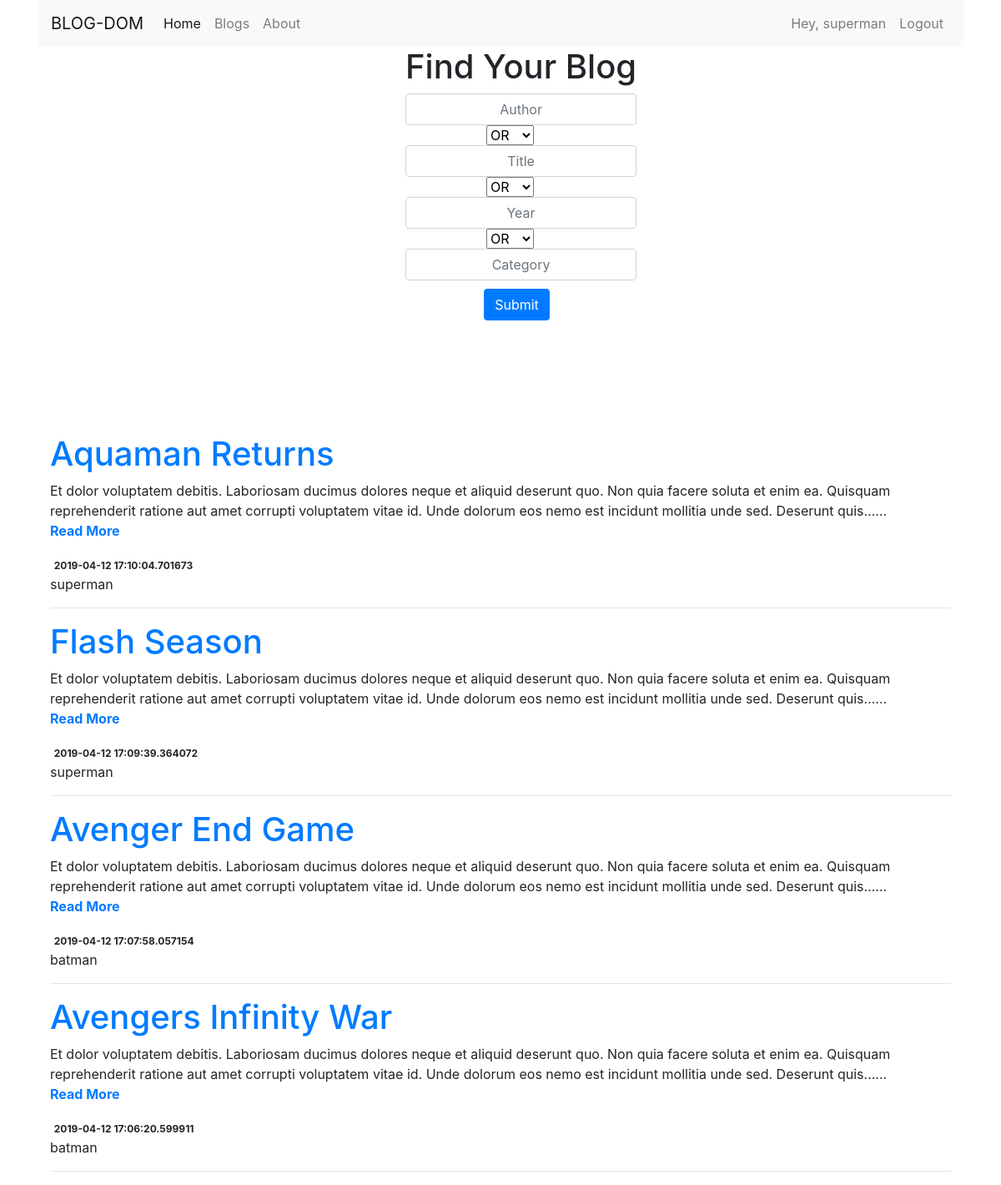
Page / (signed in) on the committed database.
### tables this page shows
CREATE TABLE blog (id integer NOT NULL, title varchar(64) NOT NULL,
        slug varchar(32) NOT NULL, body text NOT NULL, date text, username varchar(16) NOT NULL,
        PRIMARY KEY (id), FOREIGN KEY(username) REFERENCES users(username) ON DELETE CASCADE ON UPDATE CASCADE);

### flaskr/app.py (the view)
@app.route('/')
def index():
    with sqlite3.connect(DATABASE) as c:
        cur = c.cursor()
        cur.execute('SELECT * FROM blog ORDER BY date DESC LIMIT 10;')
        blogs = cur.fetchall()
        if session.get('logged_in'):
            curruser = session['username']
            return render_template('index.html',blogs=blogs,loginstatus='True',curruser=curruser)
        else:
            return render_template('index.html',blogs=blogs,loginstatus='False')
        c.close()

### flaskr/templates/index.html (shortened to what this page needs)
<!DOCTYPE html>
<html lang="en" dir="ltr">
  <head>
    <link rel="stylesheet" href="..assets/css/style.css">
<link rel="stylesheet" href="https://stackpath.bootstrapcdn.com/bootstrap/4.3.1/css/bootstrap.min.css">
<link rel="stylesheet" href="https://use.fontawesome.com/releases/v5.8.1/css/all.css">
<link rel="stylesheet" href="https://use.fontawesome.com/releases/v5.8.1/css/all.css">
</head>
  <body>
    <div class="container">
    <nav class="navbar navbar-expand-lg navbar-light bg-light">
    <a class="navbar-brand" href="#">BLOG-DOM</a>
    <div class="collapse navbar-collapse" id="navbarNav">
      <ul class="navbar-nav">
        <li class="nav-item active">
          <a class="nav-link" href="#">Home <span class="sr-only">(current)</span></a>
        </li>
        <li class="nav-item">
          <a class="nav-link" href="#">Blogs</a>
        </li>
        <li class="nav-item">
          <a class="nav-link" href="#">About</a>
        </li>
      </ul>
      <ul class="navbar-nav ml-auto">
        {% if loginstatus=='True' %}
        <li class="nav-item">
          <a class="nav-link" href="#">Hey, {{ curruser }}</a>
        </li>
        <li class="nav-item">
          <a class="nav-link" href="/logout/">Logout</a>
        </li>
        {% else %}
        <li class="nav-item">
          <a class="nav-link" href="/login/">Login</a>
        </li>
        {% endif %}
      </ul>
    </div>
  </nav>
  </div>
  <div class="container">
      <div class="row">
          <div class="col-xs-12" style="margin-left:40%;">
            <h1 class="text-center">Find Your Blog</h1>
            <form action="/search" method="POST">
  		    <div class="form-group">
                  <input type="text" class="form-control text-center" style="padding:10px;" name="author" placeholder="Author">
                  <select name="tcheck">
                      <option value="OR" selected>OR</option>
                  </select>
                  <input type="text" class="form-control text-center" style="padding:10px;" name="title" placeholder="Title">
                  <select name="ycheck">
                      <option value="OR" selected>OR</option>
                  </select>
                  <input type="text" class="form-control text-center" style="padding:10px;" name="year" placeholder="Year">
                  <select name="ccheck">
                      <option value="OR" selected>OR</option>
                  </select>
                  <input type="text" class="form-control text-center" style="padding:10px;" name="category" placeholder="Category">
                  <span class="form-group-btn">
                      <input class="btn btn-primary text-center" style="margin-left:34%;margin-top:10px;" type="submit">
                  </span>
              </div>
              </form>
          </div>
  	</div>
  </div>
<div class="container" style="margin-top:10%;">
<div class="col-md-12">
  {% for blog in blogs %}
    <h1><a href="./blog/{{blog[2]}}/{{blog[0]}}">{{blog[1]}}</a></h1>
    <p>{{blog[3]}}...<br><a href="./blog/{{blog[2]}}/{{blog[0]}}"><b>Read More</b></a></p>
    <div>
<span class="badge">{{ blog[4] }}</span><div class="pull-right"><span class="label label-default">{{ blog[5] }}</span>
     </div>
    <hr>
  {% endfor %}
</div>
</div>
  </body>
</html>

### flaskr/templates/index.html (style rules this page uses)
select { margin-left: 35%; }

### rows in the picture
blog: title "Aquaman Returns", body "Et dolor voluptatem debitis. Laboriosam ducimus dolores neque et aliquid deserunt quo. Non quia facere soluta et enim ea. Quisquam reprehenderit ratione aut amet corrupti voluptatem vitae id. Unde dolorum eos nemo est incidunt mollitia unde sed. Deserunt quis…", date "2019-04-12 17:10:04.701673", username "superman"
blog: title "Flash Season", body "Et dolor voluptatem debitis. Laboriosam ducimus dolores neque et aliquid deserunt quo. Non quia facere soluta et enim ea. Quisquam reprehenderit ratione aut amet corrupti voluptatem vitae id. Unde dolorum eos nemo est incidunt mollitia unde sed. Deserunt quis…", date "2019-04-12 17:09:39.364072", username "superman"
blog: title "Avenger End Game", body "Et dolor voluptatem debitis. Laboriosam ducimus dolores neque et aliquid deserunt quo. Non quia facere soluta et enim ea. Quisquam reprehenderit ratione aut amet corrupti voluptatem vitae id. Unde dolorum eos nemo est incidunt mollitia unde sed. Deserunt quis…", date "2019-04-12 17:07:58.057154", username "batman"
blog: title "Avengers Infinity War", body "Et dolor voluptatem debitis. Laboriosam ducimus dolores neque et aliquid deserunt quo. Non quia facere soluta et enim ea. Quisquam reprehenderit ratione aut amet corrupti voluptatem vitae id. Unde dolorum eos nemo est incidunt mollitia unde sed. Deserunt quis…", date "2019-04-12 17:06:20.599911", username "batman"

### other values in the picture
{{ curruser }} "superman"
